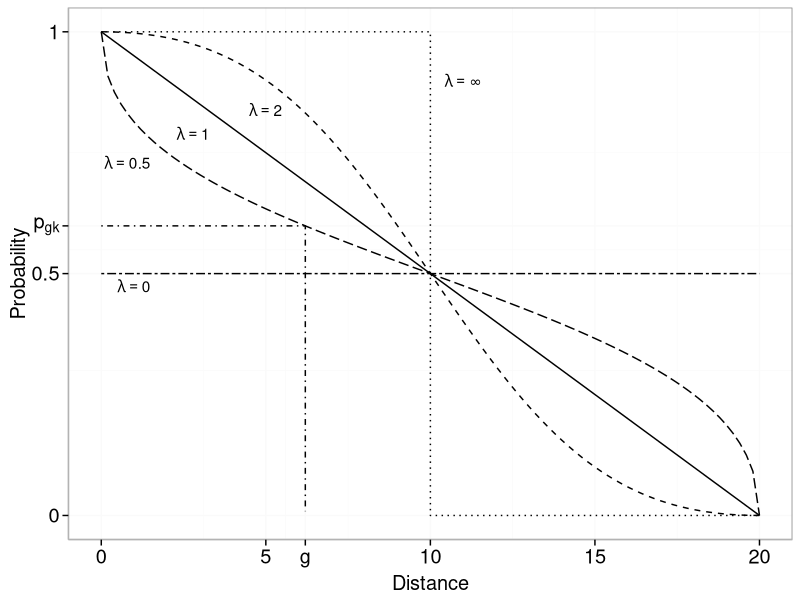

The R source for this figure:
library(ggplot2)
library(grid)
d=seq(0,20,0.2)
gravity <- function(lambda,d){
  p<- (1/d^lambda)/(1/d^lambda+1/(20-d)^lambda)
  p[1]<-1
  return(p)
}
p1 <- gravity(1,d)
p0.5 <- gravity(0.5,d)
p2 <- gravity(2,d)


twoptsgravity = data.frame(p0.5, p1, p2, d)
png(filename = "2ptsgravity.png", width = 450, height = 450, units = "px")
base_size=12
ggplot() +
  geom_line(data = twoptsgravity, aes(x = d, y = p0.5), linetype = "longdash") +
  annotate("text", x = twoptsgravity$d[5], y = (twoptsgravity$p0.5[5]-0.1), label = paste("lambda == ","0.5"),parse = TRUE) +
  geom_line(data = twoptsgravity, aes(x = d, y = p1), linetype = "solid") +
  annotate("text", x = twoptsgravity$d[15], y = twoptsgravity$p1[15]-0.07, label = paste("lambda == ","1"),parse = TRUE) +
  geom_line(data = twoptsgravity, aes(x = d, y = p2), linetype = "dashed") +
  annotate("text", x = twoptsgravity$d[26], y = t(twoptsgravity$p2[25]-0.07), label = paste("lambda == ","2"),parse = TRUE) +
  geom_line(data = twoptsgravity, aes(x = d, y = 0.5), linetype = "twodash") +
  annotate("text", x = 1, y = 0.475, label = paste("lambda == ","0"),parse = TRUE) +
  geom_line(aes(x = c(seq(0,10,0.2),rep(10,99),seq(10,20,0.2)), y = c(rep(1,51),seq(0.99,0.01,-0.01),rep(0,51))), linetype = "dotted") +
  annotate("text", x = 11, y = 0.9, label = paste("lambda == ","infinity"),parse = TRUE) +
  geom_line(aes(x = c(seq(0,twoptsgravity$d[32],0.2),rep(twoptsgravity$d[32],60)), y = c(rep(twoptsgravity$p0.5[32],32),seq(twoptsgravity$p0.5[32],0,-0.01))), linetype = "dotdash") +

  scale_x_continuous("Distance", breaks=c(0,twoptsgravity$d[32],5,10,15,20), labels = c("0","g","5","10","15","20")) +   
  scale_y_continuous("Probability", breaks=c(0,twoptsgravity$p0.5[32],0.5,1.0), labels = c("0",expression(p["gk"]),"0.5","1")) + 
#  labs(x="Distance") +
  theme(
    axis.line =         element_line(colour = "gray70", size = 0.5),
    axis.text.x =       element_text(size = base_size *1.2 , lineheight = 0.9, colour = "black", vjust = 1),
    axis.text.y =       element_text(size = base_size *1.2 , lineheight = 0.9, colour = "black", hjust = 1),
    axis.ticks =        element_line(colour = "black"),
    axis.title.x =      element_text(size = base_size *1.2 , vjust = 0.5),
    axis.title.y =      element_text(size = base_size *1.2 , angle = 90, vjust = 0.5),
    axis.ticks.length = unit(0.15, "cm"),
    axis.ticks.margin = unit(0.1, "cm"),
    legend.text = 		element_text(size = base_size * 1.5 ),
    
    panel.background = element_rect(fill = "white", colour = NA), 
    panel.border =     element_rect(fill = NA, colour = "grey50"), 
    panel.grid= element_line(colour = "grey98", size = 0.5), 
    panel.margin =  unit(0.25, "lines")
  )
dev.off()
